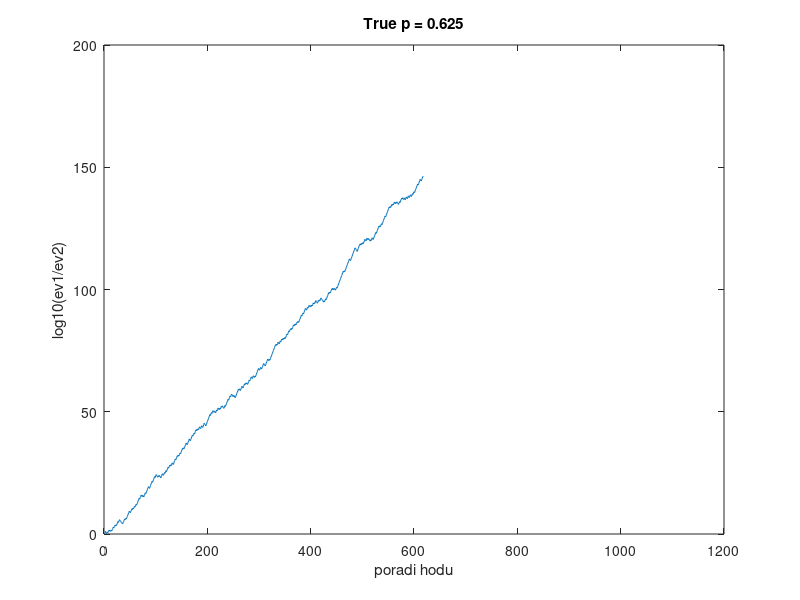

Write MATLAB code to recreate this figure.
% Ilustrace Bayesovske inference
% Bent coin
% Tomas Furst podle David MacKay

% porovnavani dvou hypotez

Fa = 0; % zatim nepadlo nic
Fb = 0;
p = 5/8; % skutecna hodnota pst(padne a)

% H0 je hypoteza, ze p=1/6
% H1 je hypoteza, ze p \in (0,1)

pomery = nan(1000,1); % alokace na evidenci
pospomery = 1; % posice v poli pomery

while (Fa+Fb)<1000
    
    hod = (rand<p); % jednicka pokud padne a, nula jinak
    if hod % padlo a
        Fa = Fa+1;
    else % padlo b
        Fb = Fb+1;
    end
    
    ev1 = beta(Fa+1,Fb+1);
    ev2 = ((1/6)^Fa)*((5/6)^Fb); % evidence pro H0
    pomer = ev1/ev2; % pomer evidenci pro H1 : pro H0
    pospomery = pospomery+1;
    pomery(pospomery) = pomer; % zapise
    
end

pospomery = pospomery+1;
pomery(pospomery:end) = []; % smaze prazdny kus pole

figure(1)
plot(log10(pomery)) % vykresli logaritmy
xlabel('poradi hodu')
ylabel('log10(ev1/ev2)')
title(['True p = ' num2str(p)])
    


